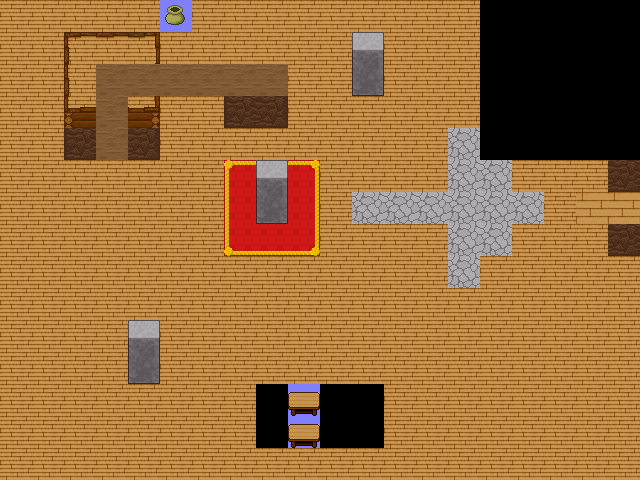

Rendered tile map (Tiled .tmx) drawn with the repository's tilesets; below, a short description and the map source with its tile grids summarised:
An orthogonal 20x15 tile map with 32x32 px tiles, 4 tile layers (Tile Layer 1, Tile Layer 2, Tile Layer 3, Tile Layer 4), 3 tilesets and 7 objects (4x event, teleport, z-teleport, trigger).

<map version="1.0" orientation="orthogonal" width="20" height="15" tilewidth="32" tileheight="32">
 <properties>
  <property name="blended tiles" value="" />
  <property name="minimap" value="graphic_minimap_l1_f1" />
  <property name="minimap_x1" value="111" />
  <property name="minimap_x2" value="156" />
  <property name="minimap_y1" value="69" />
  <property name="minimap_y2" value="102" />
 </properties>
 <tileset firstgid="1" name="lower" tilewidth="32" tileheight="32">
  <image source="tilesets/test/lower.PNG" trans="b5a5d5" width="192" height="160" />
  <tile id="21">
   <properties>
    <property name="x" value="" />
   </properties>
  </tile>
  <tile id="22">
   <properties>
    <property name="x" value="" />
   </properties>
  </tile>
  <tile id="23">
   <properties>
    <property name="x" value="" />
   </properties>
  </tile>
  <tile id="27">
   <properties>
    <property name="x" value="" />
   </properties>
  </tile>
  <tile id="28">
   <properties>
    <property name="x" value="" />
   </properties>
  </tile>
  <tile id="29">
   <properties>
    <property name="x" value="" />
   </properties>
  </tile>
 </tileset>
 <tileset firstgid="31" name="upper" tilewidth="32" tileheight="32">
  <image source="tilesets/test/upper.PNG" trans="b5a5d5" width="256" height="128" />
  <tile id="3">
   <properties>
    <property name="impassable" value="" />
   </properties>
  </tile>
  <tile id="11">
   <properties>
    <property name="x" value="" />
   </properties>
  </tile>
  <tile id="12">
   <properties>
    <property name="x" value="" />
   </properties>
  </tile>
  <tile id="18">
   <properties>
    <property name="impassable" value="" />
   </properties>
  </tile>
  <tile id="19">
   <properties>
    <property name="passable" value="" />
   </properties>
  </tile>
  <tile id="20">
   <properties>
    <property name="impassable" value="" />
   </properties>
  </tile>
  <tile id="26">
   <properties>
    <property name="impassable" value="" />
   </properties>
  </tile>
 </tileset>
 <tileset firstgid="63" name="wood" tilewidth="32" tileheight="32">
  <image source="tilesets/wood2.PNG" trans="8080ff" width="320" height="224" />
  <tile id="60">
   <properties>
    <property name="top" value="" />
   </properties>
  </tile>
  <tile id="61">
   <properties>
    <property name="top" value="" />
   </properties>
  </tile>
  <tile id="62">
   <properties>
    <property name="top" value="" />
   </properties>
  </tile>
  <tile id="63">
   <properties>
    <property name="hole" value="" />
   </properties>
  </tile>
 </tileset>
 <layer name="Tile Layer 1" width="20" height="15">
  <properties>
   <property name="layer" value="5" />
   <property name="z" value="0" />
  </properties>
  <data>[300 cells, 292 non-empty, 19 distinct tile ids]</data>
 </layer>
 <layer name="Tile Layer 2" width="20" height="15">
  <properties>
   <property name="layer" value="4" />
   <property name="z" value=".5" />
  </properties>
  <data>[300 cells, 5 non-empty, 2 distinct tile ids]</data>
 </layer>
 <objectgroup name="Object Layer 1" width="20" height="15">
  <properties>
   <property name="layer" value="3" />
   <property name="ogga" value="ALPHONSEO" />
   <property name="z" value=".5" />
  </properties>
  <object name="tele" type="teleport" x="608" y="192" width="32" height="32">
   <properties>
    <property name="id" value="blockbound2" />
    <property name="x" value="1" />
    <property name="y" value="8" />
   </properties>
  </object>
  <object name="stairwell" type="z-teleport" x="96" y="96" width="32" height="64" />
  <object name="Widget" type="event" x="480" y="352" width="32" height="32">
   <properties>
    <property name="key" value="enemy_widget" />
    <property name="respawns" value="" />
   </properties>
  </object>
  <object name="Widget" type="event" x="448" y="224" width="32" height="32">
   <properties>
    <property name="key" value="enemy_widget" />
    <property name="respawns" value="" />
   </properties>
  </object>
  <object name="Gadget" type="event" x="544" y="96" width="32" height="32">
   <properties>
    <property name="key" value="enemy_gadget" />
   </properties>
  </object>
  <object name="Test Cutscene" type="trigger" x="288" y="32" width="64" height="64">
   <properties>
    <property name="id" value="scene_test0000" />
   </properties>
  </object>
  <object name="waldy" type="event" x="32" y="32" width="32" height="32">
   <properties>
    <property name="key" value="waldsworth_event" />
   </properties>
  </object>
 </objectgroup>
 <layer name="Tile Layer 3" width="20" height="15">
  <properties>
   <property name="layer" value="2" />
   <property name="z" value="1" />
  </properties>
  <data>[300 cells, 12 non-empty, 7 distinct tile ids]</data>
 </layer>
 <layer name="Tile Layer 4" width="20" height="15">
  <properties>
   <property name="layer" value="1" />
   <property name="z" value="1.5" />
  </properties>
  <data>[300 cells, 3 non-empty, 1 distinct tile ids]</data>
 </layer>
 <objectgroup name="Object Layer 2" width="20" height="15">
  <properties>
   <property name="layer" value="0" />
   <property name="z" value="1.5" />
  </properties>
 </objectgroup>
</map>
